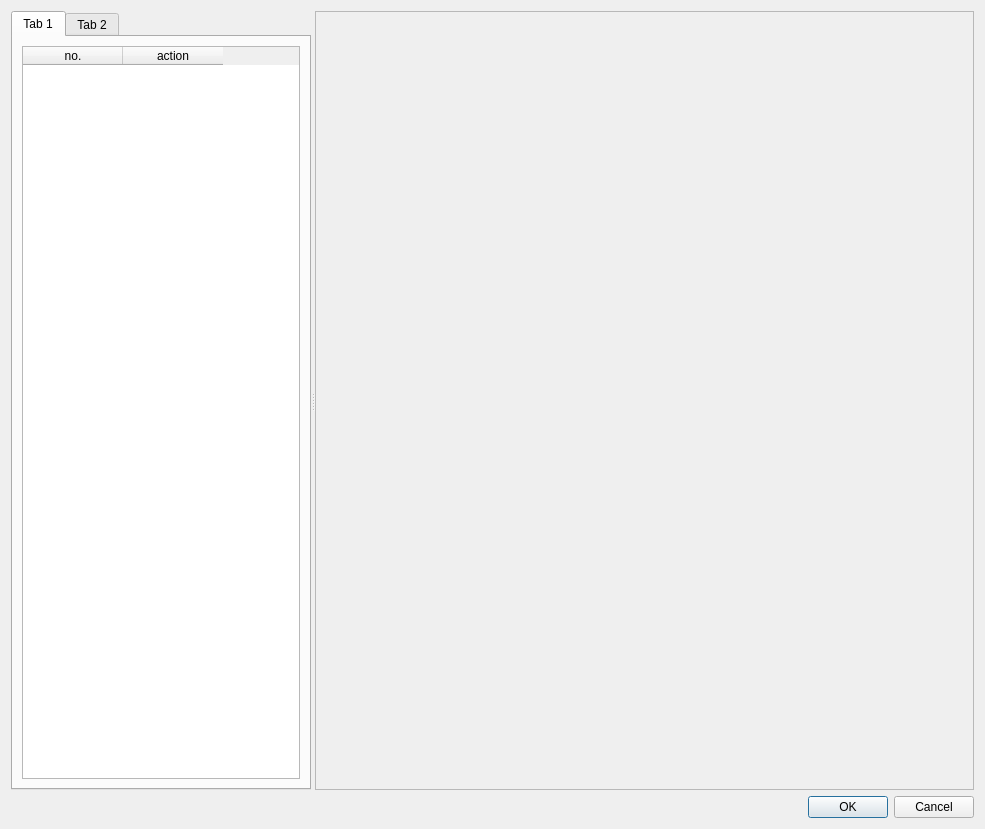
<?xml version="1.0" encoding="UTF-8"?>
<ui version="4.0">
 <class>GenericWorkflowDialog</class>
 <widget class="QDialog" name="GenericWorkflowDialog">
  <property name="geometry">
   <rect>
    <x>0</x>
    <y>0</y>
    <width>985</width>
    <height>829</height>
   </rect>
  </property>
  <property name="acceptDrops">
   <bool>true</bool>
  </property>
  <property name="windowTitle">
   <string>Dialog</string>
  </property>
  <layout class="QVBoxLayout" name="verticalLayout">
   <item>
    <widget class="QSplitter" name="splitter">
     <property name="orientation">
      <enum>Qt::Horizontal</enum>
     </property>
     <widget class="QTabWidget" name="tabMethods">
      <property name="maximumSize">
       <size>
        <width>300</width>
        <height>16777215</height>
       </size>
      </property>
      <property name="acceptDrops">
       <bool>true</bool>
      </property>
      <widget class="QWidget" name="tabMethods1">
       <property name="acceptDrops">
        <bool>true</bool>
       </property>
       <attribute name="title">
        <string>Tab 1</string>
       </attribute>
       <layout class="QVBoxLayout" name="verticalLayout_2">
        <item>
         <widget class="QTableWidget" name="tableMethods1">
          <property name="acceptDrops">
           <bool>true</bool>
          </property>
          <column>
           <property name="text">
            <string>no.</string>
           </property>
          </column>
          <column>
           <property name="text">
            <string>action</string>
           </property>
          </column>
         </widget>
        </item>
       </layout>
      </widget>
      <widget class="QWidget" name="tabMethods2">
       <property name="acceptDrops">
        <bool>true</bool>
       </property>
       <attribute name="title">
        <string>Tab 2</string>
       </attribute>
      </widget>
     </widget>
     <widget class="QFrame" name="wkfFrame">
      <property name="acceptDrops">
       <bool>true</bool>
      </property>
      <property name="frameShape">
       <enum>QFrame::StyledPanel</enum>
      </property>
      <property name="frameShadow">
       <enum>QFrame::Raised</enum>
      </property>
      <layout class="QHBoxLayout" name="horizontalLayout_2"/>
     </widget>
    </widget>
   </item>
   <item>
    <widget class="QDialogButtonBox" name="wkfButtonBox">
     <property name="orientation">
      <enum>Qt::Horizontal</enum>
     </property>
     <property name="standardButtons">
      <set>QDialogButtonBox::Cancel|QDialogButtonBox::Ok</set>
     </property>
    </widget>
   </item>
  </layout>
 </widget>
 <resources/>
 <connections>
  <connection>
   <sender>wkfButtonBox</sender>
   <signal>accepted()</signal>
   <receiver>GenericWorkflowDialog</receiver>
   <slot>accept()</slot>
   <hints>
    <hint type="sourcelabel">
     <x>248</x>
     <y>254</y>
    </hint>
    <hint type="destinationlabel">
     <x>157</x>
     <y>274</y>
    </hint>
   </hints>
  </connection>
  <connection>
   <sender>wkfButtonBox</sender>
   <signal>rejected()</signal>
   <receiver>GenericWorkflowDialog</receiver>
   <slot>reject()</slot>
   <hints>
    <hint type="sourcelabel">
     <x>316</x>
     <y>260</y>
    </hint>
    <hint type="destinationlabel">
     <x>286</x>
     <y>274</y>
    </hint>
   </hints>
  </connection>
 </connections>
</ui>
